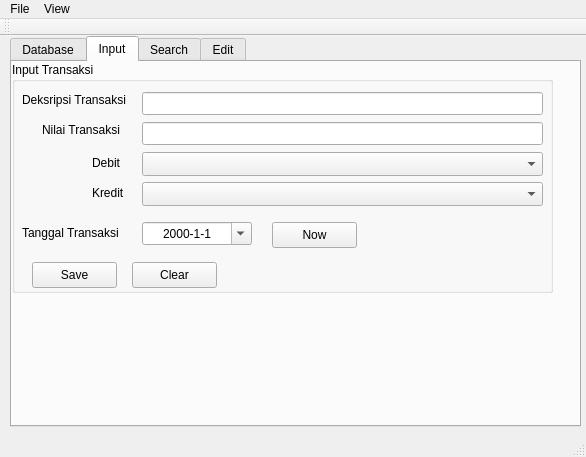
<?xml version="1.0" encoding="UTF-8"?>
<ui version="4.0">
 <class>sap</class>
 <widget class="QMainWindow" name="sap">
  <property name="geometry">
   <rect>
    <x>0</x>
    <y>0</y>
    <width>586</width>
    <height>457</height>
   </rect>
  </property>
  <property name="sizePolicy">
   <sizepolicy hsizetype="Preferred" vsizetype="Preferred">
    <horstretch>0</horstretch>
    <verstretch>0</verstretch>
   </sizepolicy>
  </property>
  <property name="windowTitle">
   <string>Simple Accounting Program</string>
  </property>
  <widget class="QWidget" name="centralWidget">
   <widget class="QTabWidget" name="tabMain">
    <property name="enabled">
     <bool>true</bool>
    </property>
    <property name="geometry">
     <rect>
      <x>10</x>
      <y>0</y>
      <width>571</width>
      <height>391</height>
     </rect>
    </property>
    <property name="currentIndex">
     <number>1</number>
    </property>
    <widget class="QWidget" name="tabDatabase">
     <attribute name="title">
      <string>Database</string>
     </attribute>
     <widget class="QGroupBox" name="grpDatabase">
      <property name="geometry">
       <rect>
        <x>0</x>
        <y>70</y>
        <width>311</width>
        <height>111</height>
       </rect>
      </property>
      <property name="title">
       <string>Manage Databases</string>
      </property>
      <widget class="QLineEdit" name="txtDbNew">
       <property name="enabled">
        <bool>true</bool>
       </property>
       <property name="geometry">
        <rect>
         <x>100</x>
         <y>30</y>
         <width>113</width>
         <height>23</height>
        </rect>
       </property>
      </widget>
      <widget class="QPushButton" name="btnDbNew">
       <property name="enabled">
        <bool>true</bool>
       </property>
       <property name="geometry">
        <rect>
         <x>230</x>
         <y>30</y>
         <width>61</width>
         <height>26</height>
        </rect>
       </property>
       <property name="text">
        <string>Create</string>
       </property>
      </widget>
      <widget class="QComboBox" name="cmbDbDelete">
       <property name="enabled">
        <bool>true</bool>
       </property>
       <property name="geometry">
        <rect>
         <x>100</x>
         <y>70</y>
         <width>111</width>
         <height>24</height>
        </rect>
       </property>
      </widget>
      <widget class="QPushButton" name="btnDbDelete">
       <property name="enabled">
        <bool>true</bool>
       </property>
       <property name="geometry">
        <rect>
         <x>230</x>
         <y>70</y>
         <width>61</width>
         <height>26</height>
        </rect>
       </property>
       <property name="text">
        <string>Delete</string>
       </property>
      </widget>
      <widget class="QLabel" name="label_11">
       <property name="geometry">
        <rect>
         <x>10</x>
         <y>30</y>
         <width>81</width>
         <height>21</height>
        </rect>
       </property>
       <property name="text">
        <string>Create Data</string>
       </property>
      </widget>
      <widget class="QLabel" name="label_12">
       <property name="geometry">
        <rect>
         <x>10</x>
         <y>70</y>
         <width>81</width>
         <height>21</height>
        </rect>
       </property>
       <property name="text">
        <string>Delete Data</string>
       </property>
      </widget>
     </widget>
     <widget class="QGroupBox" name="grpExportImport">
      <property name="geometry">
       <rect>
        <x>0</x>
        <y>190</y>
        <width>311</width>
        <height>101</height>
       </rect>
      </property>
      <property name="title">
       <string>Export/Import Data</string>
      </property>
      <widget class="QComboBox" name="cmbDbExport">
       <property name="enabled">
        <bool>true</bool>
       </property>
       <property name="geometry">
        <rect>
         <x>100</x>
         <y>20</y>
         <width>111</width>
         <height>24</height>
        </rect>
       </property>
      </widget>
      <widget class="QLabel" name="label_5">
       <property name="geometry">
        <rect>
         <x>10</x>
         <y>20</y>
         <width>91</width>
         <height>21</height>
        </rect>
       </property>
       <property name="text">
        <string>Data to Export</string>
       </property>
      </widget>
      <widget class="QPushButton" name="btnDbExport">
       <property name="enabled">
        <bool>true</bool>
       </property>
       <property name="geometry">
        <rect>
         <x>220</x>
         <y>20</y>
         <width>61</width>
         <height>26</height>
        </rect>
       </property>
       <property name="text">
        <string>Export</string>
       </property>
      </widget>
      <widget class="QPushButton" name="btnDbImport">
       <property name="enabled">
        <bool>true</bool>
       </property>
       <property name="geometry">
        <rect>
         <x>220</x>
         <y>70</y>
         <width>61</width>
         <height>26</height>
        </rect>
       </property>
       <property name="text">
        <string>Import</string>
       </property>
      </widget>
      <widget class="QComboBox" name="cmbDbImport">
       <property name="enabled">
        <bool>true</bool>
       </property>
       <property name="geometry">
        <rect>
         <x>100</x>
         <y>70</y>
         <width>111</width>
         <height>24</height>
        </rect>
       </property>
      </widget>
      <widget class="QLabel" name="label_6">
       <property name="geometry">
        <rect>
         <x>10</x>
         <y>70</y>
         <width>81</width>
         <height>21</height>
        </rect>
       </property>
       <property name="text">
        <string>Import to Data</string>
       </property>
      </widget>
     </widget>
     <widget class="QGroupBox" name="grpDbSelect">
      <property name="geometry">
       <rect>
        <x>0</x>
        <y>0</y>
        <width>221</width>
        <height>61</height>
       </rect>
      </property>
      <property name="title">
       <string>Select Data </string>
      </property>
      <widget class="QPushButton" name="btnDbExisting">
       <property name="enabled">
        <bool>true</bool>
       </property>
       <property name="geometry">
        <rect>
         <x>150</x>
         <y>20</y>
         <width>61</width>
         <height>26</height>
        </rect>
       </property>
       <property name="text">
        <string>Use</string>
       </property>
      </widget>
      <widget class="QComboBox" name="cmbDbExisting">
       <property name="enabled">
        <bool>true</bool>
       </property>
       <property name="geometry">
        <rect>
         <x>10</x>
         <y>20</y>
         <width>131</width>
         <height>24</height>
        </rect>
       </property>
      </widget>
     </widget>
    </widget>
    <widget class="QWidget" name="tabInput">
     <attribute name="title">
      <string>Input</string>
     </attribute>
     <widget class="QGroupBox" name="grpInput">
      <property name="geometry">
       <rect>
        <x>0</x>
        <y>0</y>
        <width>541</width>
        <height>231</height>
       </rect>
      </property>
      <property name="title">
       <string>Input Transaksi</string>
      </property>
      <widget class="QLabel" name="label">
       <property name="geometry">
        <rect>
         <x>10</x>
         <y>30</y>
         <width>121</width>
         <height>16</height>
        </rect>
       </property>
       <property name="text">
        <string>Deksripsi Transaksi</string>
       </property>
      </widget>
      <widget class="QLineEdit" name="txtTrsDeskrip">
       <property name="geometry">
        <rect>
         <x>130</x>
         <y>30</y>
         <width>401</width>
         <height>23</height>
        </rect>
       </property>
       <property name="maxLength">
        <number>32</number>
       </property>
      </widget>
      <widget class="QComboBox" name="cmbTrsDebet">
       <property name="geometry">
        <rect>
         <x>130</x>
         <y>90</y>
         <width>401</width>
         <height>24</height>
        </rect>
       </property>
      </widget>
      <widget class="QLabel" name="label_2">
       <property name="geometry">
        <rect>
         <x>80</x>
         <y>90</y>
         <width>31</width>
         <height>21</height>
        </rect>
       </property>
       <property name="text">
        <string>Debit</string>
       </property>
      </widget>
      <widget class="QLabel" name="label_3">
       <property name="geometry">
        <rect>
         <x>30</x>
         <y>60</y>
         <width>121</width>
         <height>16</height>
        </rect>
       </property>
       <property name="text">
        <string>Nilai Transaksi</string>
       </property>
      </widget>
      <widget class="QLineEdit" name="txtTrsNilai">
       <property name="geometry">
        <rect>
         <x>130</x>
         <y>60</y>
         <width>401</width>
         <height>23</height>
        </rect>
       </property>
       <property name="inputMethodHints">
        <set>Qt::ImhDigitsOnly|Qt::ImhFormattedNumbersOnly|Qt::ImhPreferNumbers</set>
       </property>
       <property name="text">
        <string/>
       </property>
       <property name="maxLength">
        <number>32</number>
       </property>
      </widget>
      <widget class="QDateEdit" name="dateTrsTanggal">
       <property name="geometry">
        <rect>
         <x>130</x>
         <y>160</y>
         <width>110</width>
         <height>23</height>
        </rect>
       </property>
       <property name="alignment">
        <set>Qt::AlignCenter</set>
       </property>
       <property name="readOnly">
        <bool>false</bool>
       </property>
       <property name="displayFormat">
        <string>yyyy-M-d</string>
       </property>
       <property name="calendarPopup">
        <bool>true</bool>
       </property>
       <property name="showGroupSeparator" stdset="0">
        <bool>false</bool>
       </property>
      </widget>
      <widget class="QLabel" name="label_4">
       <property name="geometry">
        <rect>
         <x>10</x>
         <y>160</y>
         <width>101</width>
         <height>21</height>
        </rect>
       </property>
       <property name="text">
        <string>Tanggal Transaksi</string>
       </property>
      </widget>
      <widget class="QPushButton" name="btnTrsSave">
       <property name="geometry">
        <rect>
         <x>20</x>
         <y>200</y>
         <width>85</width>
         <height>26</height>
        </rect>
       </property>
       <property name="text">
        <string>Save</string>
       </property>
      </widget>
      <widget class="QPushButton" name="btnTrsClear">
       <property name="geometry">
        <rect>
         <x>120</x>
         <y>200</y>
         <width>85</width>
         <height>26</height>
        </rect>
       </property>
       <property name="text">
        <string>Clear</string>
       </property>
      </widget>
      <widget class="QPushButton" name="btnTrsNow">
       <property name="geometry">
        <rect>
         <x>260</x>
         <y>160</y>
         <width>85</width>
         <height>26</height>
        </rect>
       </property>
       <property name="text">
        <string>Now</string>
       </property>
      </widget>
      <widget class="QLabel" name="label_14">
       <property name="geometry">
        <rect>
         <x>80</x>
         <y>120</y>
         <width>41</width>
         <height>21</height>
        </rect>
       </property>
       <property name="text">
        <string>Kredit</string>
       </property>
      </widget>
      <widget class="QComboBox" name="cmbTrsKredit">
       <property name="geometry">
        <rect>
         <x>130</x>
         <y>120</y>
         <width>401</width>
         <height>24</height>
        </rect>
       </property>
      </widget>
     </widget>
    </widget>
    <widget class="QWidget" name="tabSearch">
     <attribute name="title">
      <string>Search</string>
     </attribute>
     <widget class="QGroupBox" name="grpCari">
      <property name="geometry">
       <rect>
        <x>0</x>
        <y>0</y>
        <width>541</width>
        <height>291</height>
       </rect>
      </property>
      <property name="title">
       <string>Cari Data</string>
      </property>
      <widget class="QLineEdit" name="txtCariDeskrip">
       <property name="geometry">
        <rect>
         <x>130</x>
         <y>30</y>
         <width>371</width>
         <height>23</height>
        </rect>
       </property>
       <property name="maxLength">
        <number>32</number>
       </property>
      </widget>
      <widget class="QLineEdit" name="txtCariNilai">
       <property name="enabled">
        <bool>false</bool>
       </property>
       <property name="geometry">
        <rect>
         <x>130</x>
         <y>60</y>
         <width>371</width>
         <height>23</height>
        </rect>
       </property>
       <property name="inputMethodHints">
        <set>Qt::ImhDigitsOnly|Qt::ImhFormattedNumbersOnly|Qt::ImhPreferNumbers</set>
       </property>
       <property name="text">
        <string/>
       </property>
       <property name="maxLength">
        <number>32</number>
       </property>
      </widget>
      <widget class="QDateEdit" name="dateCariTanggal">
       <property name="enabled">
        <bool>false</bool>
       </property>
       <property name="geometry">
        <rect>
         <x>130</x>
         <y>150</y>
         <width>110</width>
         <height>23</height>
        </rect>
       </property>
       <property name="alignment">
        <set>Qt::AlignCenter</set>
       </property>
       <property name="readOnly">
        <bool>false</bool>
       </property>
       <property name="displayFormat">
        <string>yyyy-M-d</string>
       </property>
       <property name="calendarPopup">
        <bool>true</bool>
       </property>
       <property name="showGroupSeparator" stdset="0">
        <bool>false</bool>
       </property>
      </widget>
      <widget class="QPushButton" name="btnCari">
       <property name="geometry">
        <rect>
         <x>20</x>
         <y>190</y>
         <width>85</width>
         <height>26</height>
        </rect>
       </property>
       <property name="text">
        <string>Search</string>
       </property>
      </widget>
      <widget class="QPushButton" name="btnCariClear">
       <property name="geometry">
        <rect>
         <x>120</x>
         <y>190</y>
         <width>85</width>
         <height>26</height>
        </rect>
       </property>
       <property name="text">
        <string>Clear</string>
       </property>
      </widget>
      <widget class="QPushButton" name="btnCariNow">
       <property name="geometry">
        <rect>
         <x>260</x>
         <y>150</y>
         <width>85</width>
         <height>26</height>
        </rect>
       </property>
       <property name="text">
        <string>Now</string>
       </property>
      </widget>
      <widget class="QRadioButton" name="rbtCariDeskrip">
       <property name="geometry">
        <rect>
         <x>10</x>
         <y>30</y>
         <width>97</width>
         <height>20</height>
        </rect>
       </property>
       <property name="text">
        <string>Deskripsi</string>
       </property>
       <property name="checked">
        <bool>true</bool>
       </property>
      </widget>
      <widget class="QRadioButton" name="rbtCariNilai">
       <property name="geometry">
        <rect>
         <x>10</x>
         <y>60</y>
         <width>97</width>
         <height>20</height>
        </rect>
       </property>
       <property name="text">
        <string>Nilai</string>
       </property>
      </widget>
      <widget class="QRadioButton" name="rbtCariTanggal">
       <property name="geometry">
        <rect>
         <x>10</x>
         <y>150</y>
         <width>97</width>
         <height>20</height>
        </rect>
       </property>
       <property name="text">
        <string>Tanggal</string>
       </property>
      </widget>
      <widget class="QComboBox" name="cmbCariDebet">
       <property name="enabled">
        <bool>false</bool>
       </property>
       <property name="geometry">
        <rect>
         <x>130</x>
         <y>90</y>
         <width>371</width>
         <height>24</height>
        </rect>
       </property>
      </widget>
      <widget class="QRadioButton" name="rbtCariDebet">
       <property name="geometry">
        <rect>
         <x>10</x>
         <y>90</y>
         <width>97</width>
         <height>20</height>
        </rect>
       </property>
       <property name="text">
        <string>Debet</string>
       </property>
      </widget>
      <widget class="QComboBox" name="cmbCariKredit">
       <property name="enabled">
        <bool>false</bool>
       </property>
       <property name="geometry">
        <rect>
         <x>130</x>
         <y>120</y>
         <width>371</width>
         <height>24</height>
        </rect>
       </property>
      </widget>
      <widget class="QRadioButton" name="rbtCariKredit">
       <property name="geometry">
        <rect>
         <x>10</x>
         <y>120</y>
         <width>97</width>
         <height>20</height>
        </rect>
       </property>
       <property name="text">
        <string>Kredit</string>
       </property>
      </widget>
     </widget>
    </widget>
    <widget class="QWidget" name="tabEdit">
     <attribute name="title">
      <string>Edit</string>
     </attribute>
     <widget class="QGroupBox" name="grpEdit">
      <property name="geometry">
       <rect>
        <x>0</x>
        <y>0</y>
        <width>541</width>
        <height>271</height>
       </rect>
      </property>
      <property name="title">
       <string>Edit Transaksi</string>
      </property>
      <widget class="QLabel" name="label_7">
       <property name="geometry">
        <rect>
         <x>10</x>
         <y>70</y>
         <width>121</width>
         <height>16</height>
        </rect>
       </property>
       <property name="text">
        <string>Deksripsi Transaksi</string>
       </property>
      </widget>
      <widget class="QLineEdit" name="txtEditDeskrip">
       <property name="geometry">
        <rect>
         <x>130</x>
         <y>70</y>
         <width>401</width>
         <height>23</height>
        </rect>
       </property>
       <property name="maxLength">
        <number>32</number>
       </property>
      </widget>
      <widget class="QComboBox" name="cmbEditDebet">
       <property name="geometry">
        <rect>
         <x>130</x>
         <y>130</y>
         <width>401</width>
         <height>24</height>
        </rect>
       </property>
      </widget>
      <widget class="QLabel" name="label_8">
       <property name="geometry">
        <rect>
         <x>80</x>
         <y>130</y>
         <width>31</width>
         <height>21</height>
        </rect>
       </property>
       <property name="text">
        <string>Debit</string>
       </property>
      </widget>
      <widget class="QLabel" name="label_9">
       <property name="geometry">
        <rect>
         <x>30</x>
         <y>100</y>
         <width>121</width>
         <height>16</height>
        </rect>
       </property>
       <property name="text">
        <string>Nilai Transaksi</string>
       </property>
      </widget>
      <widget class="QLineEdit" name="txtEditNilai">
       <property name="geometry">
        <rect>
         <x>130</x>
         <y>100</y>
         <width>401</width>
         <height>23</height>
        </rect>
       </property>
       <property name="inputMethodHints">
        <set>Qt::ImhDigitsOnly|Qt::ImhFormattedNumbersOnly|Qt::ImhPreferNumbers</set>
       </property>
       <property name="text">
        <string/>
       </property>
       <property name="maxLength">
        <number>32</number>
       </property>
      </widget>
      <widget class="QDateEdit" name="dateEditTanggal">
       <property name="geometry">
        <rect>
         <x>130</x>
         <y>200</y>
         <width>110</width>
         <height>23</height>
        </rect>
       </property>
       <property name="alignment">
        <set>Qt::AlignCenter</set>
       </property>
       <property name="readOnly">
        <bool>false</bool>
       </property>
       <property name="displayFormat">
        <string>yyyy-M-d</string>
       </property>
       <property name="calendarPopup">
        <bool>true</bool>
       </property>
       <property name="showGroupSeparator" stdset="0">
        <bool>false</bool>
       </property>
      </widget>
      <widget class="QLabel" name="label_10">
       <property name="geometry">
        <rect>
         <x>10</x>
         <y>200</y>
         <width>101</width>
         <height>21</height>
        </rect>
       </property>
       <property name="text">
        <string>Tanggal Transaksi</string>
       </property>
      </widget>
      <widget class="QPushButton" name="btnEditChange">
       <property name="enabled">
        <bool>true</bool>
       </property>
       <property name="geometry">
        <rect>
         <x>20</x>
         <y>240</y>
         <width>85</width>
         <height>26</height>
        </rect>
       </property>
       <property name="text">
        <string>Update</string>
       </property>
      </widget>
      <widget class="QPushButton" name="btnEditNow">
       <property name="geometry">
        <rect>
         <x>260</x>
         <y>200</y>
         <width>85</width>
         <height>26</height>
        </rect>
       </property>
       <property name="text">
        <string>Now</string>
       </property>
      </widget>
      <widget class="QLabel" name="label_13">
       <property name="geometry">
        <rect>
         <x>70</x>
         <y>20</y>
         <width>51</width>
         <height>16</height>
        </rect>
       </property>
       <property name="text">
        <string>Data ID</string>
       </property>
      </widget>
      <widget class="QLineEdit" name="txtEditID">
       <property name="geometry">
        <rect>
         <x>130</x>
         <y>20</y>
         <width>181</width>
         <height>23</height>
        </rect>
       </property>
       <property name="maxLength">
        <number>32</number>
       </property>
      </widget>
      <widget class="QPushButton" name="btnEditShow">
       <property name="geometry">
        <rect>
         <x>320</x>
         <y>20</y>
         <width>85</width>
         <height>26</height>
        </rect>
       </property>
       <property name="text">
        <string>Show</string>
       </property>
      </widget>
      <widget class="QPushButton" name="btnEditDelete">
       <property name="enabled">
        <bool>true</bool>
       </property>
       <property name="geometry">
        <rect>
         <x>120</x>
         <y>240</y>
         <width>85</width>
         <height>26</height>
        </rect>
       </property>
       <property name="text">
        <string>Delete</string>
       </property>
      </widget>
      <widget class="QLabel" name="label_15">
       <property name="geometry">
        <rect>
         <x>80</x>
         <y>160</y>
         <width>41</width>
         <height>21</height>
        </rect>
       </property>
       <property name="text">
        <string>Kredit</string>
       </property>
      </widget>
      <widget class="QComboBox" name="cmbEditKredit">
       <property name="geometry">
        <rect>
         <x>130</x>
         <y>160</y>
         <width>401</width>
         <height>24</height>
        </rect>
       </property>
      </widget>
     </widget>
    </widget>
   </widget>
  </widget>
  <widget class="QToolBar" name="mainToolBar">
   <attribute name="toolBarArea">
    <enum>TopToolBarArea</enum>
   </attribute>
   <attribute name="toolBarBreak">
    <bool>false</bool>
   </attribute>
  </widget>
  <widget class="QStatusBar" name="statusBar"/>
  <widget class="QMenuBar" name="menuBar">
   <property name="geometry">
    <rect>
     <x>0</x>
     <y>0</y>
     <width>586</width>
     <height>19</height>
    </rect>
   </property>
   <widget class="QMenu" name="menuFile">
    <property name="title">
     <string>File</string>
    </property>
    <addaction name="separator"/>
    <addaction name="actionExit"/>
    <addaction name="actionAbout"/>
   </widget>
   <widget class="QMenu" name="menuView">
    <property name="title">
     <string>View</string>
    </property>
    <addaction name="actionTableJurnal"/>
    <addaction name="actionTableAkun"/>
    <addaction name="actionLaporanPendapatan"/>
    <addaction name="actionLaporanModal"/>
   </widget>
   <addaction name="menuFile"/>
   <addaction name="menuView"/>
  </widget>
  <action name="actionExit">
   <property name="text">
    <string>Exit</string>
   </property>
  </action>
  <action name="actionAbout">
   <property name="text">
    <string>About</string>
   </property>
  </action>
  <action name="actionTableJurnal">
   <property name="text">
    <string>Table Jurnal</string>
   </property>
  </action>
  <action name="actionTableAkun">
   <property name="text">
    <string>Table Akun</string>
   </property>
  </action>
  <action name="actionLaporanPendapatan">
   <property name="text">
    <string>Laporan Pendapatan</string>
   </property>
  </action>
  <action name="actionLaporanModal">
   <property name="text">
    <string>Laporan Modal</string>
   </property>
  </action>
 </widget>
 <layoutdefault spacing="6" margin="11"/>
 <resources/>
 <connections/>
</ui>
